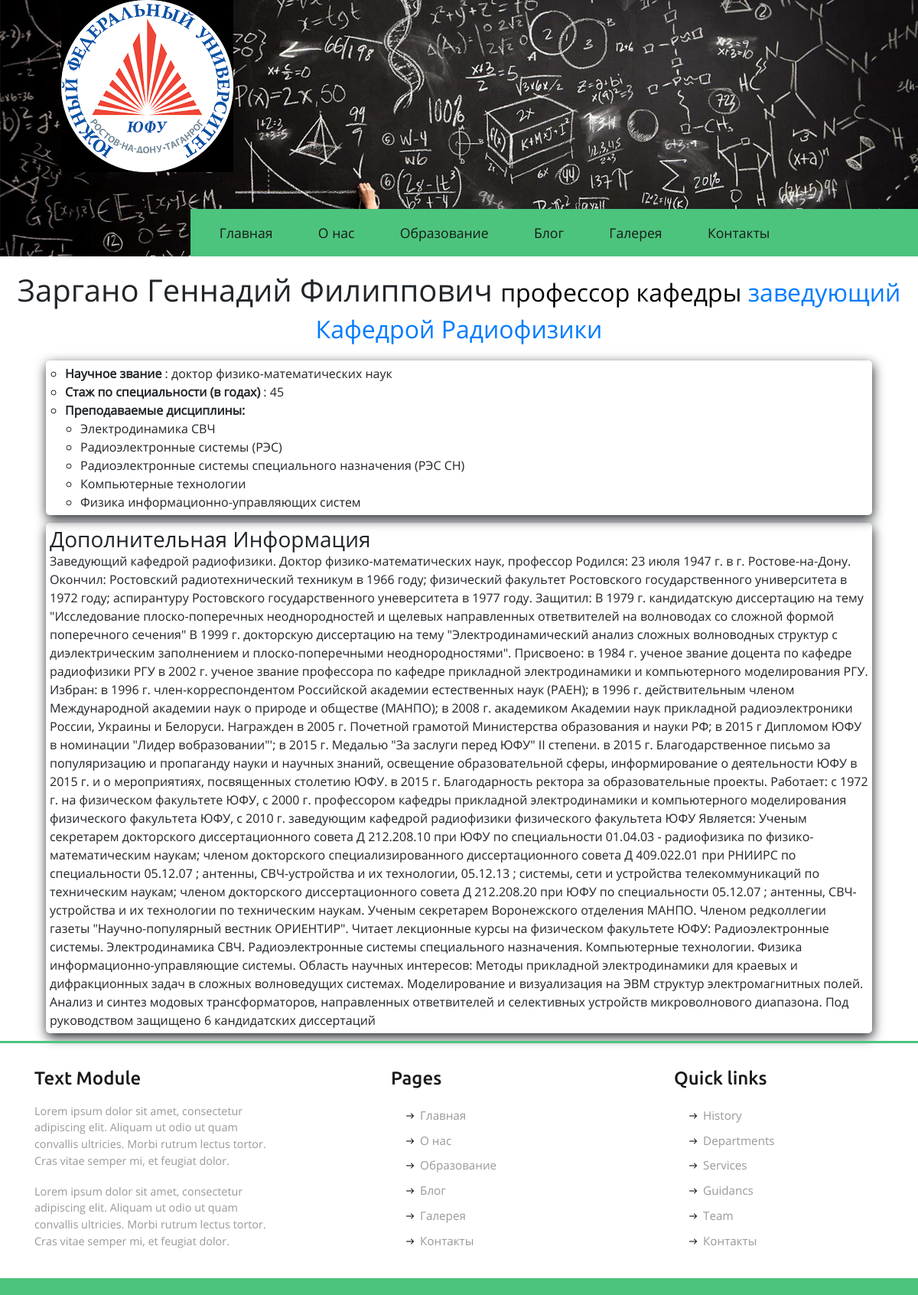
The app's page /lecturers/3/ with its own data.
### university/models.py (models this page shows, shortened)
class Lecturer(models.Model):
    Name = models.CharField(max_length=70)
    degree = models.CharField(max_length=100)
    cathedra = models.CharField(max_length=100)
    additional_info = models.CharField(max_length=10000)
    seniority = models.IntegerField(default=0)
    image = models.CharField(max_length=500)
    work = models.CharField(max_length=100,default='доцент')
    department = models.ForeignKey(Department,on_delete=models.CASCADE)

class Disciplines(models.Model):
    lecturer_id = models.ForeignKey(Lecturer,on_delete=models.CASCADE)
    discipline = models.CharField(max_length=500)

### university/views.py (the view)
# urls.py: path('lecturers/<int:lecturer_id>/',views.lecturers,name='Lecturer'),
def lecturers(request,lecturer_id):
    lecturer= Lecturer.objects.filter(id=lecturer_id)
    lector=lecturer[0]
    context={'lector':lector, 'Name':lecturer[0].Name,'degree':lecturer[0].degree,
             'cathedra':lecturer[0].cathedra,'additional_info':lecturer[0].additional_info,
             'seniority':lecturer[0].seniority,'image':lecturer[0].image,
             'work':lecturer[0].work}
    return render(request,'university/wrapper/lecturers.html',context)

### university/templates/university/wrapper/lecturers.html (shortened to what this page needs)
{% load static %}
<!DOCTYPE html>
<html>
  <head>
<link rel="stylesheet" href="https://maxcdn.bootstrapcdn.com/bootstrap/4.0.0/css/bootstrap.min.css">
    <link href="{% static 'university/css/style.css' %}" rel='stylesheet' type='text/css' />
  </head>
  <body>
    <div class="banner2">
    	 <div class="header">
    			 <div class="logo">
    				 <a href="index.html"><img src="{% static 'university/images/SFEDULOGO.png'%}" alt=""/></a>
    			 </div>
    			 <div class="top-menu">
    				 <ul class="navig">
    					 <li><a href="{% url 'index'%}">Главная</a></li>
    					 <li><a href="about.html">О нас</a></li>
    					 <li><a href="program.html">Образование</a></li>
    					 <li><a href="blog.html">Блог</a></li>
    					 <li><a href="gallery.html">Галерея</a></li>
    					 <li><a href="contact.html">Контакты</a></li>
    				 </ul>
    			 </div>
    			 <div class="clearfix" ></div>
    	 </div>
    </div>
<div class="lector-contain">
    <div class="page-header">
      <h1>{{ Name }} <small> {{work}} кафедры<a href="#"> {{cathedra}}</small></a></h1>
    </div>
  </div>
  <div class="container">
    <div class="container-fluid">
      <div class="flex-container">
        <div class="flex-item">
          <div class="flex-row">
            <div class="flex-item text-lectures">
              <ul type="circle">
                  <li><strong>Научное звание</strong> : {{ degree }}</li>
                  <li><strong>Стаж по специальности (в годах)</strong> : {{seniority}}</li>
                  <li><strong>Преподаваемые дисциплины:</strong><ul>
                    {% for discipline in lector.disciplines_set.all %}
                      <li>{{discipline.discipline}}</li>
                    {% endfor %}
              </ul></li>
              </ul>
            </div>
          </div>
        </div>
      </div>
      <div class="flex-item text-article">
        <h3>Дополнительная Информация</h3>
        <p>{{additional_info}}</p>
      </div>
      </div>
    </div>
  <div class="footer">
  	 <div class="container">
  		 <div class="ftr-sec">
         <div class="row">
  			 <div class="col-4  ftr-grid">
  				 <h3>Text Module</h3>
  				 <p>Lorem ipsum dolor sit amet, consectetur adipiscing elit. Aliquam ut odio ut quam convallis ultricies. Morbi rutrum lectus tortor. Cras vitae semper mi, et feugiat dolor.</p>
  				 <p>Lorem ipsum dolor sit amet, consectetur adipiscing elit. Aliquam ut odio ut quam convallis ultricies. Morbi rutrum lectus tortor. Cras vitae semper mi, et feugiat dolor.</p>
  			 </div>
  			 <div class="col-4 ftr-grid2">
  				 <h3>Pages</h3>
  				 <ul>
  					 <li><a href="index"><span></span>Главная</a></li>
  					 <li><a href="about"><span></span>О нас</a></li>
  					 <li><a href="program"><span></span>Образование</a></li>
  					 <li><a href="blog"><span></span>Блог</a></li>
  					 <li><a href="gallery"><span></span>Галерея</a></li>
  					 <li><a href="contact"><span></span>Контакты</a></li>
  				 </ul>
  			 </div>
  			 <div class="col-4 ftr-grid3">
  				 <h3>Quick links</h3>
  				 <ul>
  					 <li><a href="about"><span></span>History</a></li>
  					 <li><a href="about"><span></span>Departments</a></li>
  					 <li><a href="gallery"><span></span>Services</a></li>
  					 <li><a href="blog"><span></span>Guidancs</a></li>
  					 <li><a href="about"><span></span>Team</a></li>
  					 <li><a href="contact"><span></span>Контакты</a></li>
  				 </ul>
  			 </div>
  		 </div>
  	 </div>
  </div>
  </div>
  <div class="copywrite">
  </div>
</body>
</html>

### university/static/university/css/style.css (style rules this page uses)
h4, h5, h6, h1, h2, h3 { margin: 0; }
ul, ol { margin: 0; padding:0; }
p { margin: 0; }
html, body { font-family: 'OpenSans-Regular'; font-size: 100%; background: #ffffff; }
small { color:#000; }
body a { transition:0.5s all; -webkit-transition:0.5s all; -moz-transition:0.5s all; -o-transition:0.5s all; -ms-transition:0.5s all; }
.row { margin:0; }
.logo { float:left; margin-left:5em; }
.top-menu { float:right; background: #4dc47d; margin: 3em 0 0 0; padding:0 11em 0 0em; }
.top-menu ul li { display:inline-block; }
.top-menu ul li a { display:block; color:#181a1b; font-size:1.1em; padding:1em 1em; text-decoration:none; }
.footer { padding:2em 0; border-top:3px solid #4dc47d; }
.ftr-grid { padding:0 3em 0 0; }
.ftr-grid h3,.ftr-grid2 h3,.ftr-grid3 h3 { font-family: 'Ubuntu-Medium'; font-size: 1.5em; color: #181a1b; margin-bottom: 0.7em; }
.ftr-grid p { line-height: 1.5em; color: #999; font-size: 0.9em; }
.ftr-grid p:nth-child(3) { padding-top:1.3em; }
.ftr-grid2,.ftr-grid3 { padding-left: 6em; }
.ftr-grid2 ul li,.ftr-grid3 ul li { display:block; }
.ftr-grid2 ul li a,.ftr-grid3 ul li a { display:block; padding:5px 0; color: #999; font-size: 0.95em; }
.ftr-grid2 ul li a span,.ftr-grid3 ul li a span { width: 12px; height: 10px; display: inline-block; background: url(../images/awr.png) no-repeat 0px 0px; margin-right: 0.4em; }
.copywrite { background:#4dc47d; padding:0.7em; }
.banner2 { background:url(../images/banner3.jpeg) no-repeat; background-size:cover; min-height:270px; }
.flex-container { display: -webkit-flex; display: flex; flex-direction: column; box-shadow: 1px 5px 15px; margin-top: 10px; margin-bottom: 10px; border-radius: 5px; }
.flex-row { display: -webkit-flex; display: flex; }
.flex-item { -webkit-order: 1; order: 1; }
.text-lectures { padding: 5px; }
.text-article { background-color: ; padding: 5px; box-shadow: 1px 5px 15px; border-radius: 5px; margin-bottom: 10px; }
.lector-contain { text-align: center; margin: 20px 0px 20px 0px; }
li { margin-left: 20px; }

### records on screen
Lecturer: Name "Заргано Геннадий Филиппович", work "профессор", cathedra "заведующий Кафедрой Радиофизики", degree "доктор физико-математических наук", additional_info "Заведующий кафедрой радиофизики. Доктор физико-математических наук, профессор Родился: 23 июля 1947 г. в г. Ростове-на-Дону. Окончил: Ростовский радиотехнический техникум в 1966 году; физический факультет Ростовского государственного университета в 1972 году; аспирантуру Ростовского государственного уневерситета в 1977 году. Защитил: В 1979 г. кандидатскую диссертацию на тему \"Исследование плоско-поперечных неоднородностей и щелевых направленных ответвителей на волноводах со сложной формой поперечного сечения\" В 1999 г. докторскую диссертацию на тему \"Электродинамический анализ сложных волноводных структур с диэлектрическим заполнением и плоско-поперечными неоднородностями\". Присвоено: в…"
Disciplines: discipline "Электродинамика СВЧ"
Disciplines: discipline "Радиоэлектронные системы (РЭС)"
Disciplines: discipline "Радиоэлектронные системы специального назначения (РЭС СН)"
Disciplines: discipline "Компьютерные технологии"
Disciplines: discipline "Физика информационно-управляющих систем"

### other values on screen
{{ seniority }} "45"
